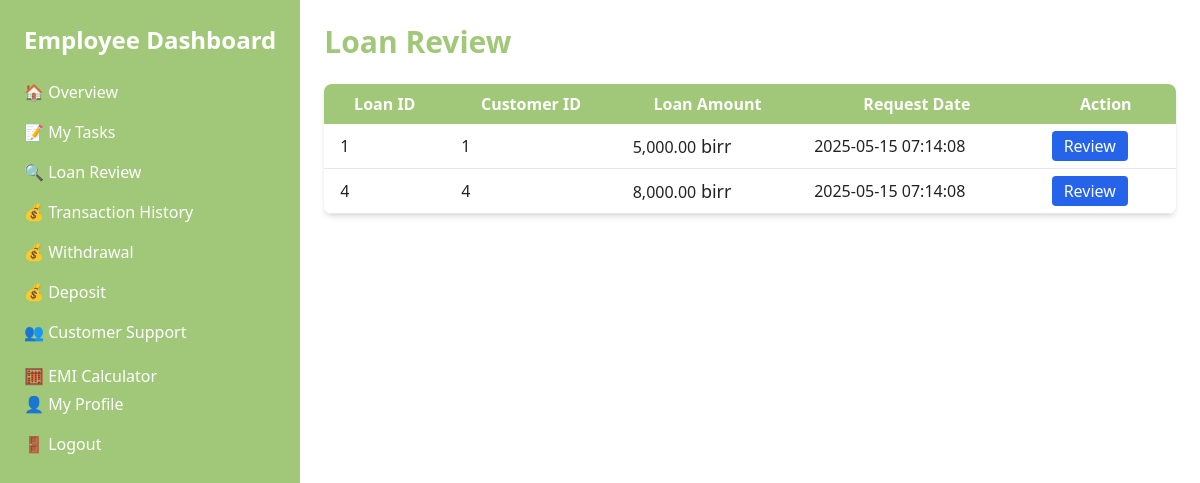
/loan_review.php (signed in), run on the app's committed database.
### tables this page shows
CREATE TABLE Loans (
    loan_id INT PRIMARY KEY AUTO_INCREMENT,
    customer_id INT NOT NULL,
    loan_amount DECIMAL(10,2) NOT NULL,
    interest_rate DECIMAL(5,2) NOT NULL,
    duration INT NOT NULL,  
    status ENUM('Pending', 'Approved', 'Rejected') DEFAULT 'Pending',
    approved_by INT,
    request_date TIMESTAMP DEFAULT CURRENT_TIMESTAMP,
    approval_date TIMESTAMP NULL,
    FOREIGN KEY (customer_id) REFERENCES Customers(customer_id),
    FOREIGN KEY (approved_by) REFERENCES Employees(employee_id)
);

### loan_review.php (the view, shortened to what this page needs)
<?php
require 'db_connection.php';
$pendingLoans = [];
$query = "SELECT loan_id, customer_id, loan_amount, request_date
          FROM loans
          WHERE status = 'Pending'
          ORDER BY request_date ASC";
if ($result = $conn->query($query)) {
    while ($row = $result->fetch_assoc()) {
        $pendingLoans[] = $row;
    }
}
?>
<!DOCTYPE html>
<html lang="en">
<head>
    <link href="https://cdn.jsdelivr.net/npm/tailwindcss@2.2.16/dist/tailwind.min.css" rel="stylesheet">
    <link href="styles.css" rel="stylesheet">
</head>
<body class="bg-2 text-color2">
    <div class="flex">
        <aside class="w-[25%] bg-primary text-white h-screen p-6 sticky">
            <h2 class="text-2xl font-bold mb-6">Employee Dashboard</h2>
            <nav>
                <ul>
                    <li class="mb-4"><a href="employee_dashboard.php" class="hover:text-color3">🏠 Overview</a></li>
                    <li class="mb-4"><a href="employee_tasks.php" class="hover:text-color3">📝 My Tasks</a></li>
                    <li class="mb-4"><a href="loan_review.php" class="hover:text-color3">🔍 Loan Review</a></li>
                    <li class="mb-4"><a href="employee_transactions.php" class="hover:text-color3">💰 Transaction
                            History</a></li>
                    <li class="mb-4"><a href="withdrawal.php" class="hover:text-color3">💰 Withdrawal</a>
                    <li class="mb-4"><a href="employee_deposit.php" class="hover:text-color3">💰 Deposit</a>
                    <li class="mb-4"><a href="customer_support.php" class="hover:text-color3">👥 Customer Support</a>
                    </li>
                    <li class="py-1"><a href="emi_calculator.php" class="hover:text-color3">🧮 EMI Calculator</a></li>
                    <li class="mb-4"><a href="employee_profile.php" class="hover:text-color3">👤 My Profile</a></li>
                    <li class="mb-4"><a href="logout.php" class="hover:text-color3">🚪 Logout</a></li>
                </ul>
            </nav>
        </aside>
        <main class="flex-grow p-6 h-screen w-[75%] overflow-auto">
            <h1 class="text-3xl font-bold mb-6 text-color3">Loan Review</h1>
            <?php if(count($pendingLoans) > 0): ?>
            <div class="bg-white shadow-md rounded-lg overflow-auto">
                <table class="w-full">
                    <thead class="bg-primary text-white">
                        <tr>
                            <th class="px-4 py-2">Loan ID</th>
                            <th class="px-4 py-2">Customer ID</th>
                            <th class="px-4 py-2">Loan Amount</th>
                            <th class="px-4 py-2">Request Date</th>
                            <th class="px-4 py-2">Action</th>
                        </tr>
                    </thead>
                    <tbody>
                        <?php foreach($pendingLoans as $loan): ?>
                        <tr class="border-b hover:bg-gray-100">
                            <td class="px-4 py-2"><?php echo htmlspecialchars($loan['loan_id']); ?></td>
                            <td class="px-4 py-2"><?php echo htmlspecialchars($loan['customer_id']); ?></td>
                            <td class="px-4 py-2"><?php echo number_format($loan['loan_amount'], 2); ?><span
                                    class="text-lg">
                                    birr</span></td>
                            <td class="px-4 py-2"><?php echo htmlspecialchars($loan['request_date']); ?></td>
                            <td class="px-4 py-2">
                                <a href="review_loan.php?loan_id=<?php echo $loan['loan_id']; ?>"
                                    class="bg-blue-600 text-white px-3 py-1 rounded hover:bg-blue-700">Review</a>
                            </td>
                        </tr>
                        <?php endforeach; ?>
                    </tbody>
                </table>
            </div>
            <?php else: ?>
            <div class="p-6 text-center bg-white shadow-md rounded-lg">
                <p>No pending loans for review.</p>
            </div>
            <?php endif; ?>
        </main>
    </div>
</body>
</html>

### styles.css (style rules this page uses)
:root { --primary-color: #a0c878; --secondary-color: #ddeb9d; --color2-color: #fafge9; --color3-color: #fffdfg; --color4-color: #333; --color5-color: #222; }
.bg-primary { background-color: var(--primary-color); }
.bg-2 { background-color: var(--color2-color); }
.text-color2 { color: var(--color5-color); }
.text-color3 { color: var(--primary-color); }
body { background-color: var(--color3-color); }

### data on the page
loans: loan_id "1", customer "1", loan_amount "5,000.00", request_date "2025-05-15 07:14:08"
loans: loan_id "4", customer "4", loan_amount "8,000.00", request_date "2025-05-15 07:14:08"
